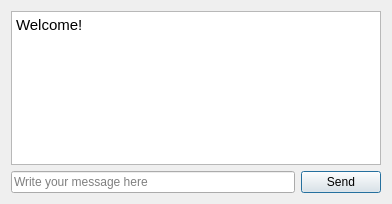
<?xml version="1.0" encoding="UTF-8"?>
<ui version="4.0">
 <class>DialogChat</class>
 <widget class="QDialog" name="DialogChat">
  <property name="geometry">
   <rect>
    <x>0</x>
    <y>0</y>
    <width>392</width>
    <height>204</height>
   </rect>
  </property>
  <property name="windowTitle">
   <string>Dialog</string>
  </property>
  <layout class="QGridLayout" name="gridLayout">
   <item row="0" column="0">
    <widget class="QTextEdit" name="textEdit">
     <property name="lineWidth">
      <number>1</number>
     </property>
     <property name="midLineWidth">
      <number>-1</number>
     </property>
     <property name="readOnly">
      <bool>true</bool>
     </property>
     <property name="html">
      <string>&lt;!DOCTYPE HTML PUBLIC &quot;-//W3C//DTD HTML 4.0//EN&quot; &quot;http://www.w3.org/TR/REC-html40/strict.dtd&quot;&gt;
&lt;html&gt;&lt;head&gt;&lt;meta name=&quot;qrichtext&quot; content=&quot;1&quot; /&gt;&lt;style type=&quot;text/css&quot;&gt;
p, li { white-space: pre-wrap; }
&lt;/style&gt;&lt;/head&gt;&lt;body style=&quot; font-family:'Ubuntu'; font-size:11pt; font-weight:400; font-style:normal;&quot;&gt;
&lt;p style=&quot; margin-top:0px; margin-bottom:0px; margin-left:0px; margin-right:0px; -qt-block-indent:0; text-indent:0px;&quot;&gt;Welcome!&lt;/p&gt;&lt;/body&gt;&lt;/html&gt;</string>
     </property>
    </widget>
   </item>
   <item row="1" column="0">
    <layout class="QHBoxLayout" name="horizontalLayout">
     <item>
      <widget class="QLineEdit" name="lineEdit">
       <property name="placeholderText">
        <string>Write your message here</string>
       </property>
       <property name="clearButtonEnabled">
        <bool>true</bool>
       </property>
      </widget>
     </item>
     <item>
      <widget class="QPushButton" name="pushButton">
       <property name="text">
        <string>Send</string>
       </property>
      </widget>
     </item>
    </layout>
   </item>
  </layout>
 </widget>
 <resources/>
 <connections/>
</ui>
